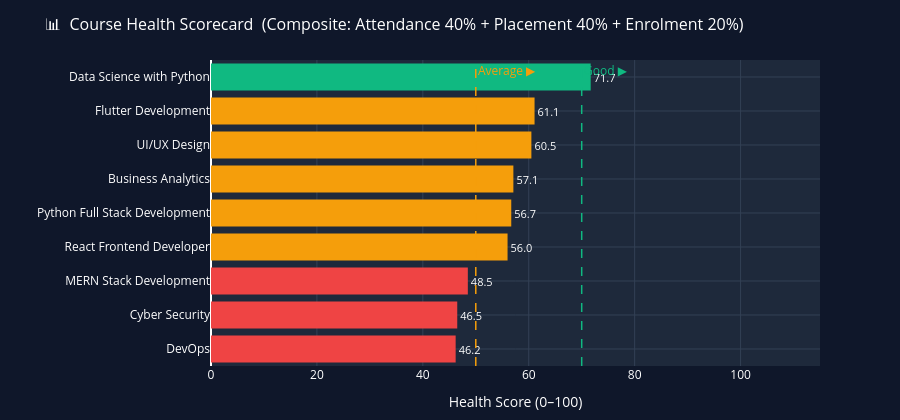

Notebook code for this chart:
### Code cell
# ─────────────────────────────────────────────────────────────────────
# CELL 4 · 📋 Course Health Scorecard
# ─────────────────────────────────────────────────────────────────────

# Build per-course metrics
course_enroll = students['course'].value_counts().reset_index()
course_enroll.columns = ['course', 'enrolled']

att_by_course = attendance.groupby('course')['Attendance %'].mean().reset_index()
att_by_course.columns = ['course', 'avg_att']

plc_by_course = placement[placement['status']=='Placed'].groupby('course').size().reset_index(name='placed')
total_by_course = placement.groupby('course').size().reset_index(name='total')
plc_rate = plc_by_course.merge(total_by_course, on='course')
plc_rate['plc_pct'] = (plc_rate['placed'] / plc_rate['total'] * 100).round(1)

health = course_enroll.merge(att_by_course, on='course', how='left')
health = health.merge(plc_rate[['course','plc_pct']], on='course', how='left')
health['avg_att'] = health['avg_att'].fillna(0).round(1)
health['plc_pct'] = health['plc_pct'].fillna(0)

# Health score = 0.4*att + 0.4*plc + 0.2*(enrolled/max_enrolled*100)
health['health'] = (
    0.4 * health['avg_att'] +
    0.4 * health['plc_pct'] +
    0.2 * (health['enrolled'] / health['enrolled'].max() * 100)
).round(1)

health = health.sort_values('health', ascending=True)

def health_color(h):
    if h >= 70: return '#10b981'
    if h >= 50: return '#f59e0b'
    return '#ef4444'

bar_colors = [health_color(h) for h in health['health']]

fig_health = go.Figure()
fig_health.add_trace(go.Bar(
    y=health['course'], x=health['health'],
    orientation='h',
    marker=dict(color=bar_colors, line=dict(width=0)),
    text=[f'{h}' for h in health['health']],
    textposition='outside',
    textfont=dict(size=11, color='white'),
    hovertemplate=('<b>%{y}</b><br>Health Score: %{x}<br>'
                   'Enrolled: %{customdata[0]}<br>'
                   'Avg Att: %{customdata[1]}%<br>'
                   'Placed: %{customdata[2]}%<extra></extra>'),
    customdata=health[['enrolled','avg_att','plc_pct']].values
))
fig_health.add_vline(x=70, line=dict(color='#10b981', dash='dash', width=1.5),
    annotation_text='Good ▶', annotation_font_color='#10b981')
fig_health.add_vline(x=50, line=dict(color='#f59e0b', dash='dash', width=1.5),
    annotation_text='Average ▶', annotation_font_color='#f59e0b')

fig_health.update_layout(
    title=dict(text='📊  Course Health Scorecard  (Composite: Attendance 40% + Placement 40% + Enrolment 20%)',
               font=dict(size=16, color='white')),
    paper_bgcolor='#0f172a', plot_bgcolor='#1e293b',
    font=dict(color='white'),
    xaxis=dict(title='Health Score (0–100)', range=[0, 115], gridcolor='#334155'),
    yaxis=dict(title='', gridcolor='#334155'),
    height=420, margin=dict(l=20, r=80, t=60, b=40),
    showlegend=False
)
fig_health.show()

### Figure 1 — Plotly figure (JSON) as saved in the notebook; plotly's stock layout.template omitted (floating-point values rounded to 4 significant figures)
{"data": [{"customdata": [[8.0, 72.5, 37.5], [7.0, 82.9, 28.6], [30.0, 77.3, 23.3], [31.0, 83.2, 35.5], [41.0, 84.4, 29.3], [4.0, 90.0, 50.0], [2.0, 100.0, 50.0], [4.0, 100.0, 50.0], [73.0, 86.8, 42.5]], "hovertemplate": "<b>%{y}</b><br>Health Score: %{x}<br>Enrolled: %{customdata[0]}<br>Avg Att: %{customdata[1]}%<br>Placed: %{customdata[2]}%<extra></extra>", "marker": {"color": ["#ef4444", "#ef4444", "#ef4444", "#f59e0b", "#f59e0b", "#f59e0b", "#f59e0b", "#f59e0b", "#10b981"], "line": {"width": 0}}, "orientation": "h", "text": ["46.2", "46.5", "48.5", "56.0", "56.7", "57.1", "60.5", "61.1", "71.7"], "textfont": {"color": "white", "size": 11}, "textposition": "outside", "type": "bar", "x": [46.2, 46.5, 48.5, 56.0, 56.7, 57.1, 60.5, 61.1, 71.7], "y": ["DevOps", "Cyber Security", "MERN Stack Development", "React Frontend Developer", "Python Full Stack Development", "Business Analytics", "UI/UX Design", "Flutter Development", "Data Science with Python"]}], "layout": {"annotations": [{"font": {"color": "#10b981"}, "showarrow": false, "text": "Good ▶", "x": 70, "xanchor": "left", "xref": "x", "y": 1, "yanchor": "top", "yref": "y domain"}, {"font": {"color": "#f59e0b"}, "showarrow": false, "text": "Average ▶", "x": 50, "xanchor": "left", "xref": "x", "y": 1, "yanchor": "top", "yref": "y domain"}], "font": {"color": "white"}, "height": 420, "margin": {"b": 40, "l": 20, "r": 80, "t": 60}, "paper_bgcolor": "#0f172a", "plot_bgcolor": "#1e293b", "shapes": [{"line": {"color": "#10b981", "dash": "dash", "width": 1.5}, "type": "line", "x0": 70, "x1": 70, "xref": "x", "y0": 0, "y1": 1, "yref": "y domain"}, {"line": {"color": "#f59e0b", "dash": "dash", "width": 1.5}, "type": "line", "x0": 50, "x1": 50, "xref": "x", "y0": 0, "y1": 1, "yref": "y domain"}], "showlegend": false, "title": {"font": {"color": "white", "size": 16}, "text": "📊  Course Health Scorecard  (Composite: Attendance 40% + Placement 40% + Enrolment 20%)"}, "xaxis": {"gridcolor": "#334155", "range": [0, 115], "title": {"text": "Health Score (0–100)"}}, "yaxis": {"gridcolor": "#334155", "title": {"text": ""}}}}
